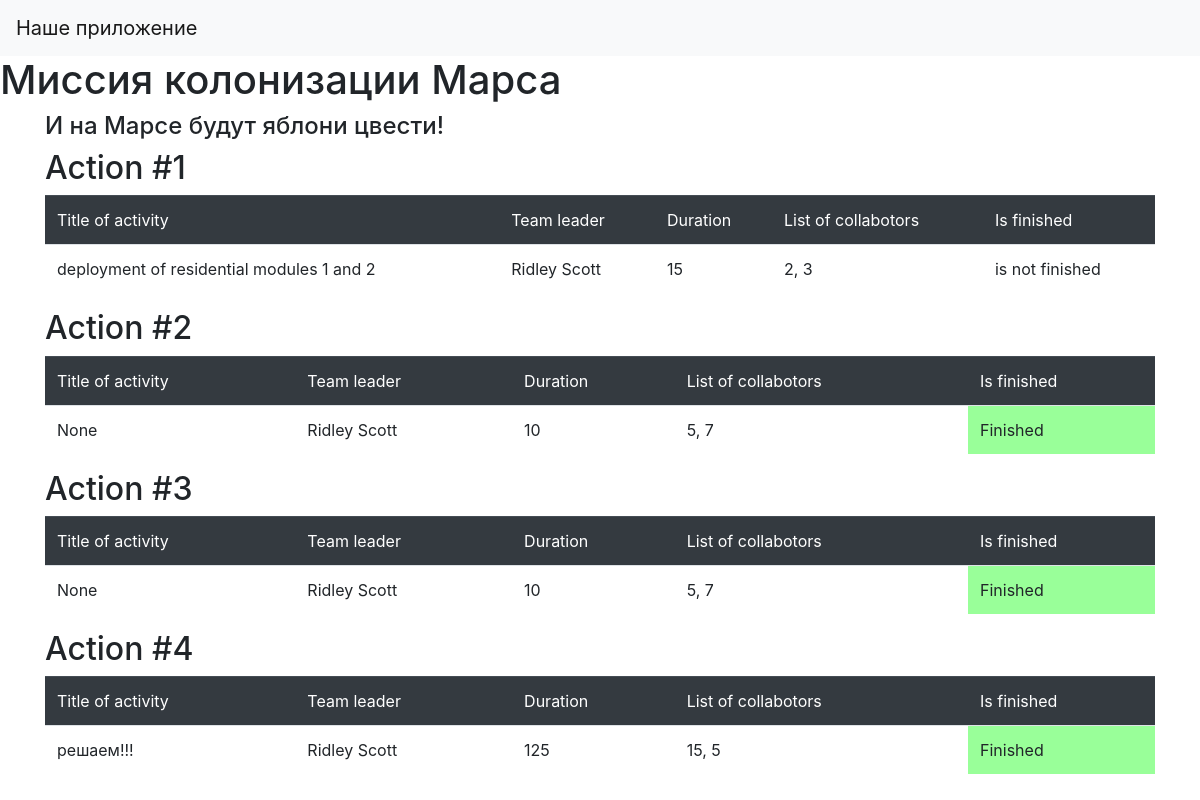
/log_jobs, run on the app's committed database.
### data/jobs.py (models this page shows)
class Jobs(SqlAlchemyBase):
    __tablename__ = 'jobs'
    id = sqlalchemy.Column(sqlalchemy.Integer,
                           primary_key=True, autoincrement=True)
    team_leader = sqlalchemy.Column(sqlalchemy.Integer,
                                    sqlalchemy.ForeignKey("users.id"))
    job = sqlalchemy.Column(sqlalchemy.String, nullable=True)
    collaborators = sqlalchemy.Column(sqlalchemy.String, nullable=True)
    work_size = sqlalchemy.Column(sqlalchemy.Integer, nullable=True)
    start_date = sqlalchemy.Column(sqlalchemy.DateTime,
                                     default=datetime.datetime.now)
    end_date = sqlalchemy.Column(sqlalchemy.DateTime,
                                   default=datetime.datetime.now)
    is_finished = sqlalchemy.Column(sqlalchemy.Boolean, default=True)
    user_team_leader = orm.relationship('User')

### data/users.py (models this page shows, shortened)
class User(SqlAlchemyBase):
    __tablename__ = 'users'
    id = sqlalchemy.Column(sqlalchemy.Integer,
                           primary_key=True, autoincrement=True)
    surname = sqlalchemy.Column(sqlalchemy.String, nullable=True)
    name = sqlalchemy.Column(sqlalchemy.String, nullable=True)
    age = sqlalchemy.Column(sqlalchemy.Integer, nullable=True)
    position = sqlalchemy.Column(sqlalchemy.String, nullable=True)
    speciality = sqlalchemy.Column(sqlalchemy.String, nullable=True)
    address = sqlalchemy.Column(sqlalchemy.String, nullable=True)
    email = sqlalchemy.Column(sqlalchemy.String,
                              index=True, unique=True, nullable=True)
    hashed_password = sqlalchemy.Column(sqlalchemy.String, nullable=True)
    modified_date = sqlalchemy.Column(sqlalchemy.DateTime,
                                     default=datetime.datetime.now)

### server.py (the view)
@app.route('/log_jobs')
def log_jobs():
        session = db_session.create_session()
        jobs = session.query(Jobs).all()
        print(len(jobs))
        return render_template('log_jobs.html', jobs=jobs)

### data/db_session.py (called while the page is built)
def create_session() -> Session:
    global __factory
    return __factory()

### templates/log_jobs.html
{% extends "base.html" %}
{% block content %}
<div>
    {% for job in jobs %}
    <h2>Action #{{job.id}}</h2>
        <table class="table">
             <thead class="table-dark">
                <td>Title of activity</td>
                <td>Team leader</td>
                <td>Duration</td>
                <td>List of collabotors</td>
                <td>Is finished</td>
             </thead>
            <tbody>
                <tr>
                    <td>{{job.job}}</td>
                    <td>{{job.user_team_leader.name + " " + job.user_team_leader.surname}}</td>
                    <td>{{job.work_size}}</td>
                    <td>{{job.collaborators}}</td>
                    {% if job.is_finished%}
                        <td bgcolor="#99ff99">Finished</td>
                    {% else %}
                        <td>is not finished</td>
                    {% endif%}
                </tr>
             </tbody>
            </table>
    {% endfor %}
 </div>
{% endblock %}

### templates/base.html (shortened to what this page needs)
<!doctype html>
<html lang="en">
<head>
    <link rel="stylesheet"
          href="https://stackpath.bootstrapcdn.com/bootstrap/4.4.1/css/bootstrap.min.css"
>
</head>
<body>
<header>
    <nav class="navbar navbar-light bg-light">
        <a class="navbar-brand" href="#">Наше приложение</a>
    </nav>
</header>
<div>
    <h1> Миссия колонизации Марса</h1>
</div>
<main role="main" class="container">
    <h4>И на Марсе будут яблони цвести!</h4>
    {% block content %}{% endblock %}
</main>
</body>
</html>

### data on the page
Jobs: id "1", job "deployment of residential modules 1 and 2", user_team_leader "Ridley Scott", work_size "15", collaborators "2, 3", is_finished "is not finished"
Jobs: id "2", job "None", user_team_leader "Ridley Scott", work_size "10", collaborators "5, 7", is_finished "Finished"
Jobs: id "3", job "None", user_team_leader "Ridley Scott", work_size "10", collaborators "5, 7", is_finished "Finished"
Jobs: id "4", job "решаем!!!", user_team_leader "Ridley Scott", work_size "125", collaborators "15, 5", is_finished "Finished"
